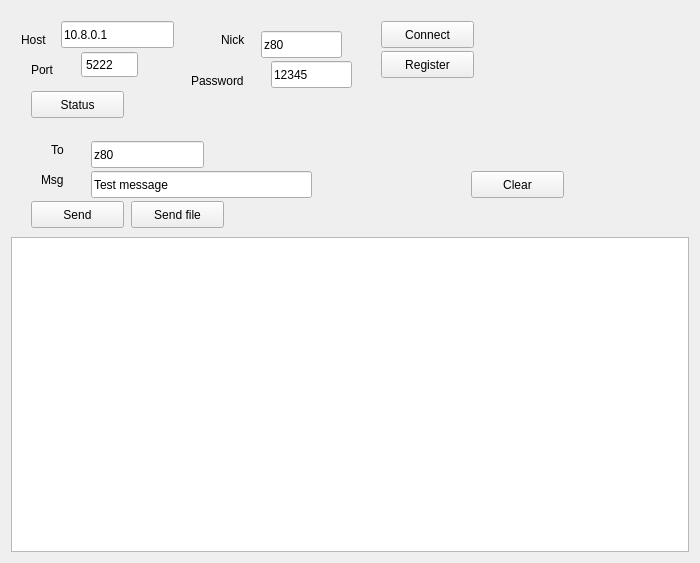
<?xml version="1.0" encoding="UTF-8"?>
<ui version="4.0">
 <class>Wgt</class>
 <widget class="QWidget" name="Wgt">
  <property name="geometry">
   <rect>
    <x>0</x>
    <y>0</y>
    <width>700</width>
    <height>563</height>
   </rect>
  </property>
  <property name="minimumSize">
   <size>
    <width>700</width>
    <height>220</height>
   </size>
  </property>
  <property name="windowTitle">
   <string>Form</string>
  </property>
  <layout class="QVBoxLayout" name="verticalLayout">
   <item>
    <widget class="QWidget" name="widget" native="true">
     <property name="minimumSize">
      <size>
       <width>700</width>
       <height>220</height>
      </size>
     </property>
     <property name="baseSize">
      <size>
       <width>700</width>
       <height>220</height>
      </size>
     </property>
     <widget class="QPushButton" name="registerClient">
      <property name="geometry">
       <rect>
        <x>370</x>
        <y>40</y>
        <width>93</width>
        <height>27</height>
       </rect>
      </property>
      <property name="text">
       <string>Register</string>
      </property>
     </widget>
     <widget class="QLabel" name="label_7">
      <property name="geometry">
       <rect>
        <x>180</x>
        <y>60</y>
        <width>71</width>
        <height>20</height>
       </rect>
      </property>
      <property name="text">
       <string>Password</string>
      </property>
     </widget>
     <widget class="QLineEdit" name="nick">
      <property name="geometry">
       <rect>
        <x>250</x>
        <y>20</y>
        <width>81</width>
        <height>27</height>
       </rect>
      </property>
      <property name="text">
       <string>z80</string>
      </property>
     </widget>
     <widget class="QLabel" name="label_5">
      <property name="geometry">
       <rect>
        <x>40</x>
        <y>130</y>
        <width>31</width>
        <height>17</height>
       </rect>
      </property>
      <property name="text">
       <string>To</string>
      </property>
     </widget>
     <widget class="QSpinBox" name="port">
      <property name="geometry">
       <rect>
        <x>70</x>
        <y>40</y>
        <width>57</width>
        <height>27</height>
       </rect>
      </property>
      <property name="buttonSymbols">
       <enum>QAbstractSpinBox::NoButtons</enum>
      </property>
      <property name="maximum">
       <number>65535</number>
      </property>
      <property name="value">
       <number>5222</number>
      </property>
     </widget>
     <widget class="QLabel" name="label_6">
      <property name="geometry">
       <rect>
        <x>30</x>
        <y>160</y>
        <width>31</width>
        <height>17</height>
       </rect>
      </property>
      <property name="text">
       <string>Msg</string>
      </property>
     </widget>
     <widget class="QLineEdit" name="to">
      <property name="geometry">
       <rect>
        <x>80</x>
        <y>130</y>
        <width>113</width>
        <height>27</height>
       </rect>
      </property>
      <property name="text">
       <string>z80</string>
      </property>
     </widget>
     <widget class="QLabel" name="label_4">
      <property name="geometry">
       <rect>
        <x>210</x>
        <y>20</y>
        <width>31</width>
        <height>17</height>
       </rect>
      </property>
      <property name="text">
       <string>Nick</string>
      </property>
     </widget>
     <widget class="QLabel" name="label_2">
      <property name="geometry">
       <rect>
        <x>20</x>
        <y>50</y>
        <width>31</width>
        <height>17</height>
       </rect>
      </property>
      <property name="text">
       <string>Port</string>
      </property>
     </widget>
     <widget class="QLineEdit" name="msg">
      <property name="geometry">
       <rect>
        <x>80</x>
        <y>160</y>
        <width>221</width>
        <height>27</height>
       </rect>
      </property>
      <property name="text">
       <string>Test message</string>
      </property>
     </widget>
     <widget class="QLabel" name="label">
      <property name="geometry">
       <rect>
        <x>10</x>
        <y>20</y>
        <width>41</width>
        <height>17</height>
       </rect>
      </property>
      <property name="text">
       <string>Host</string>
      </property>
     </widget>
     <widget class="QPushButton" name="connect">
      <property name="geometry">
       <rect>
        <x>370</x>
        <y>10</y>
        <width>93</width>
        <height>27</height>
       </rect>
      </property>
      <property name="text">
       <string>Connect</string>
      </property>
     </widget>
     <widget class="QPushButton" name="send">
      <property name="geometry">
       <rect>
        <x>20</x>
        <y>190</y>
        <width>93</width>
        <height>27</height>
       </rect>
      </property>
      <property name="text">
       <string>Send</string>
      </property>
     </widget>
     <widget class="QPushButton" name="sendFile">
      <property name="geometry">
       <rect>
        <x>120</x>
        <y>190</y>
        <width>93</width>
        <height>27</height>
       </rect>
      </property>
      <property name="text">
       <string>Send file</string>
      </property>
     </widget>
     <widget class="QLineEdit" name="host">
      <property name="geometry">
       <rect>
        <x>50</x>
        <y>10</y>
        <width>113</width>
        <height>27</height>
       </rect>
      </property>
      <property name="text">
       <string>10.8.0.1</string>
      </property>
     </widget>
     <widget class="QPushButton" name="clear">
      <property name="geometry">
       <rect>
        <x>460</x>
        <y>160</y>
        <width>93</width>
        <height>27</height>
       </rect>
      </property>
      <property name="text">
       <string>Clear</string>
      </property>
     </widget>
     <widget class="QPushButton" name="status">
      <property name="geometry">
       <rect>
        <x>20</x>
        <y>80</y>
        <width>93</width>
        <height>27</height>
       </rect>
      </property>
      <property name="text">
       <string>Status</string>
      </property>
     </widget>
     <widget class="QLineEdit" name="password">
      <property name="geometry">
       <rect>
        <x>260</x>
        <y>50</y>
        <width>81</width>
        <height>27</height>
       </rect>
      </property>
      <property name="text">
       <string>12345</string>
      </property>
     </widget>
    </widget>
   </item>
   <item>
    <widget class="QPlainTextEdit" name="log"/>
   </item>
  </layout>
 </widget>
 <resources/>
 <connections/>
</ui>
